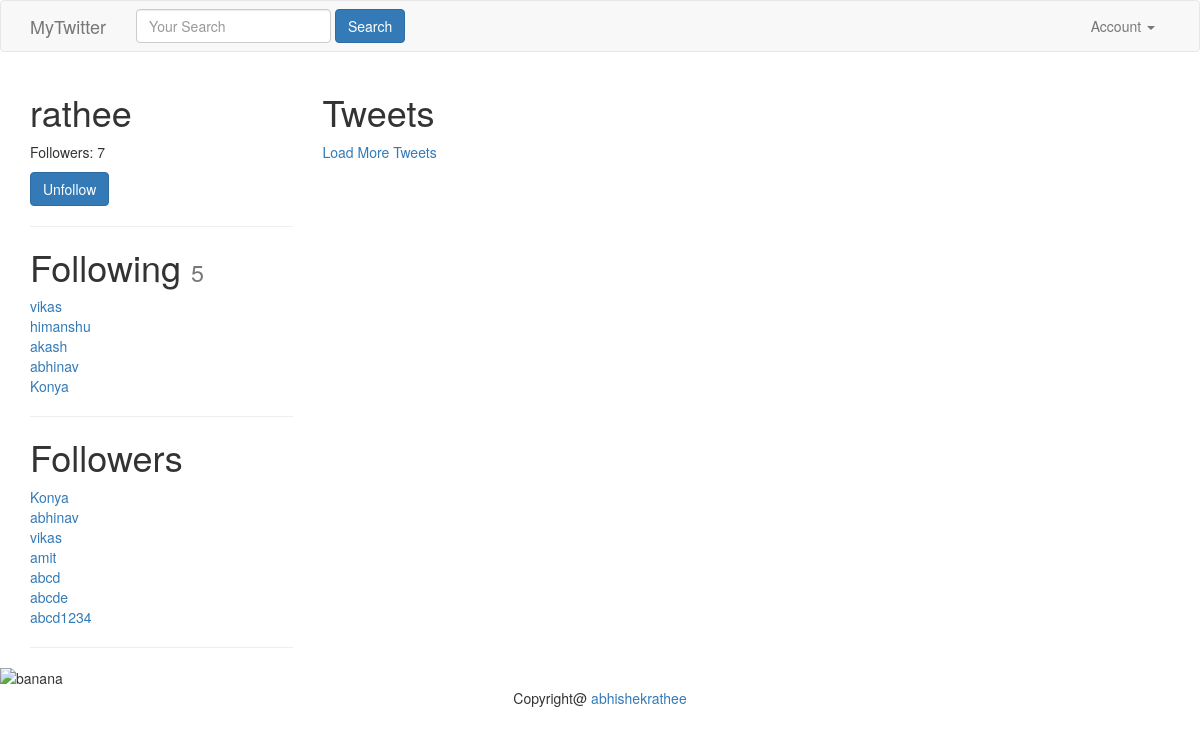
The app's page /rathee/ (signed in) with its own data.
### accounts/models.py (models this page shows, shortened)
class UserProfile(models.Model):
    user        = models.OneToOneField(settings.AUTH_USER_MODEL, related_name='profile') # user.profile
    following   = models.ManyToManyField(settings.AUTH_USER_MODEL, blank=True, related_name='followed_by')
    objects = UserProfileManager() # UserProfile.objects.all()
    def get_following(self):
        users  = self.following.all() # User.objects.all().exclude(username=self.user.username)
        return users.exclude(username=self.user.username)
    def get_follow_url(self):
        return reverse_lazy("profiles:follow" , kwargs= {"username":self.user.username} )
    def get_absolute_url(self):
          return reverse_lazy("profiles:detail" , kwargs= {"username":self.user.username})

### accounts/views.py (the view)
# urls.py: url(r'^(?P<username>[\w.@+-]+)/$', UserDetailView.as_view(),name="detail"), #pk --> dynamic url routing
class UserDetailView(LoginRequiredMixin,DetailView):
	template_name = 'accounts/user_detail.html'
	queryset= User.objects.all()
	def get_object(self):
		return get_object_or_404(User, username__iexact = self.kwargs.get('username'))
	def get_context_data(self,*args,**kwargs):
		context = super(UserDetailView,self).get_context_data(*args,**kwargs)
		following = UserProfile.objects.is_following(self.request.user, self.get_object())
		context['following'] = following
		context['recommended'] = UserProfile.objects.recommended(self.request.user)
		return context

### accounts/models.py (called while the page is built)
    def all(self):
        qs = self.get_queryset().all()
        try:
            if self.instance:
                qs = qs.exclude(user=self.instance)
        except:
            pass
        return qs

    def is_following(self,user,followed_by_user):
        user_profile, created = UserProfile.objects.get_or_create(user = user)
        if created:
            return False
        if followed_by_user in user_profile.following.all():
            return True
        return False

    def recommended(self, user,limit_to= 10):
        profile = user.profile
        following=profile.following.all()
        following=profile.get_following()
        qs = self.get_queryset().exclude(user__in = following).exclude(id = profile.id).order_by("?")[:limit_to]
        return qs

### accounts/templates/accounts/user_detail.html (shortened to what this page needs)
{% extends "base.html" %}
{% block title %} Detailed Tweet | {{ block.super}}{% endblock title %} {% block content %}
<div class="row">
    <div class="col-sm-3 col-xs-12 " style="background-color: white">
        <h1>{{ object.username }}</h1>
        <p>Followers: {{ object.followed_by.all.count }}</p>
        <p><a class="btn btn-primary" href='{{ object.profile.get_follow_url }}'>
        {% if following %}Unfollow
        {% else %} Follow
        {% endif %}</a></p>
    <hr/>
    <h1>Following <small> {{ object.profile.get_following.count  }} </small></h1>
    {% for user in object.profile.get_following %}
    <a href="/{{user.username}}">
    {{ user.username }} </a><br/>
    {% empty %}
    <h3>Not following any user</h3>
    {% endfor %}
    <hr/>
    <h1>Followers  </h1>
    {% for profile in object.followed_by.all %}
    <a href="/{{ profile.user.username }}">
    {{ profile.user.username }}</a> <br/>
    {% empty %}
    <h3>Not followed by  any user</h3>
    {% endfor %}
    <hr/>
    </div>
    <div class="col-sm-9 col-xs-12">
    <h1>Tweets</h1>
        <a href="#" id="loadmore">Load More Tweets</a>
    </div>
</div>
{% endblock content %}

### records on screen
UserProfile: user.username "Konya"
UserProfile: user.username "abhinav"
UserProfile: user.username "vikas"
UserProfile: user.username "amit"
UserProfile: user.username "abcd"
UserProfile: user.username "abcde"
UserProfile: user.username "abcd1234"

### other values on screen
{{ object.username }} "rathee"
{{ object.followed_by.all.count }} "7"
{{ object.profile.get_following.count }} "5"
{{ user.username }} "vikas"
{{ user.username }} "himanshu"
{{ user.username }} "akash"
{{ user.username }} "abhinav"
{{ user.username }} "Konya"
